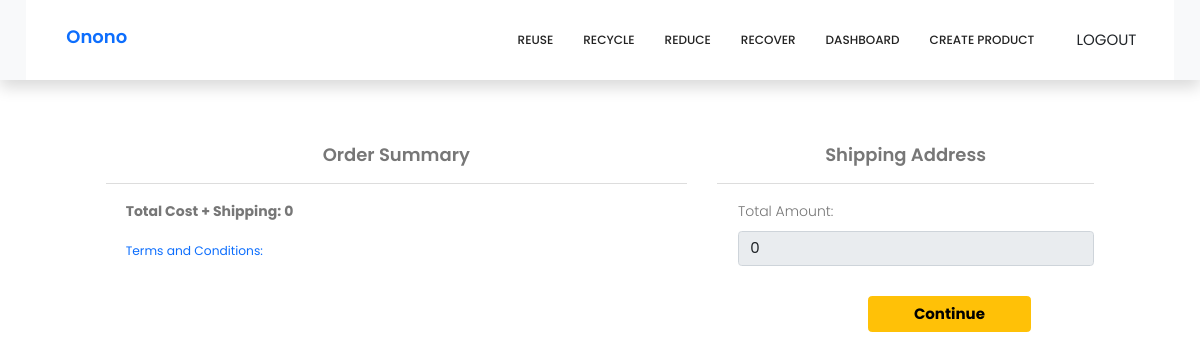
/checkout/ (signed in), run on an earlier commit of the app's database.
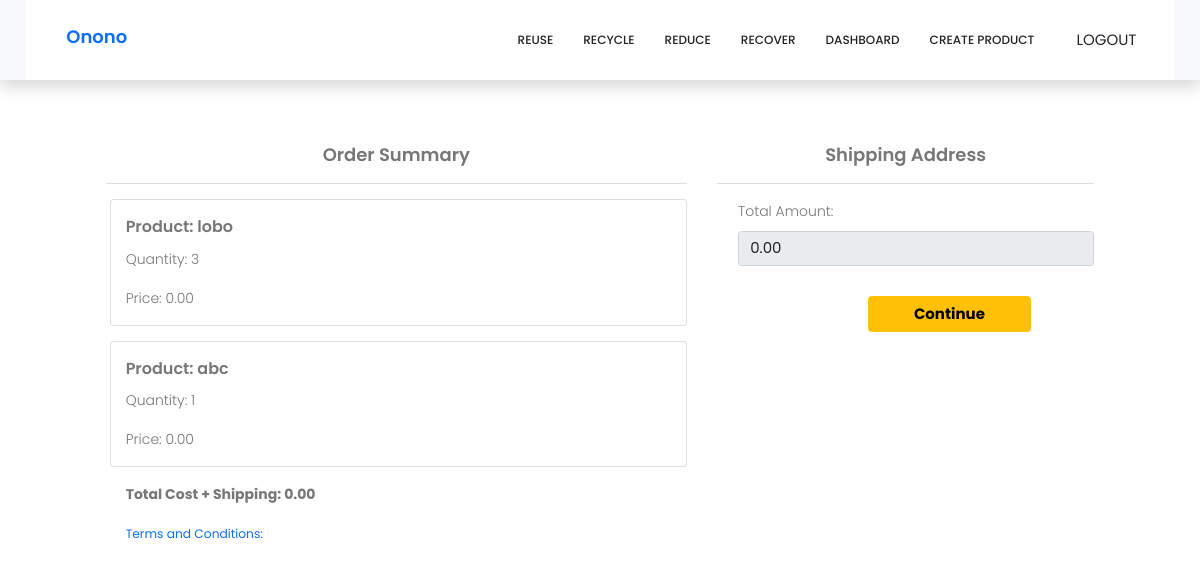
And on a later commit of the database.
### myapp/models.py (models this page shows, shortened)
class Cart(models.Model):
    user = models.ForeignKey(User, verbose_name=_("User"), on_delete=models.CASCADE)
    product = models.ForeignKey(ReuseProducts, verbose_name=_("Product"), on_delete=models.CASCADE)
    quantity = models.PositiveIntegerField(_("Quantity"), default=1)

class ReuseProducts(models.Model):
    user = models.ForeignKey(User, verbose_name=_("User"), on_delete=models.CASCADE)
    product_name = models.CharField(_("Product Name"), max_length=50)
    product = models.CharField(_("Product"), max_length=50)
    product_quantity = models.IntegerField(_("Quantity"), default=1)
    product_catagories = models.CharField(_("Catagories"), max_length=3, choices=CHOICES_FOR_PRODUCTS, default="RU")
    product_description = models.TextField(_("Description"), blank=False, max_length=100)
    product_condition = models.CharField(_("Condition"), max_length=50,choices=CODITIONS_PRODUCTS_REUSE, default="Good")
    product_image = models.ImageField(_("Image"), upload_to="product_images/", blank=False, null=False)
    product_address = models.TextField(_("Address"), max_length=50)
    product_price = models.DecimalField(_("Price"), max_digits=10, decimal_places=2, default=0)

### myapp/views.py (the view)
# urls.py: path("checkout/", views.Checkout.as_view(), name="checkout"),
class Checkout(View):
    def get(self, request):
        user = request.user
        add= Customer.objects.filter(user=user)
        cart_items = Cart.objects.filter(user=user)
        famount = 0
        for p in cart_items:
            value = p.quantity * p.product.product_price
            famount += value
        totalamount = famount + 0
        return render(request, "checkout.html", locals())

### myapp/templates/checkout.html (shortened to what this page needs)
{% extends "base.html" %}
{% load static %}
{% block main-content %}
<div class="row mt-md-5 justify-content-center">
    <div class="col-md-6 px-md-3">
        <h4 id = "head">Order Summary</h4>
        <hr>
        {% for item in cart_items %}
            <div id = "point" class="card mb-3">
                <div class="card-body">
                    <h5 class="card-title">Product: {{ item.product.product_name }}</h5>
                    <p class="card-text">Quantity: {{ item.quantity }}</p>
                    <p class="card-text">Price: {{ item.product.product_price }}</p>
                </div>
            </div>
        {% endfor %}
        <p id = "point2" class="fw-bold">Total Cost + Shipping: {{ totalamount }}</p>
        <small id = "point2"><a href="#">Terms and Conditions:</a></small>
    </div>
    <div class="col-md-4 px-md-3">
        <h4 id = "head" >Shipping Address</h4>
        <hr>
        <form method="post" id="myform">
            <div class="form-check mb-3">
                <label for="totalamount" class="form-label">Total Amount:</label>
                <input type="number" class="form-control" name="totalamount" id="totalamount" value="{{ totalamount }}" readonly>
            </div>
            <div class="text-md-end">
                <button id = "head2" type="submit" class="btn btn-warning mt-3 px-md-5 fw-bold">Continue</button>
            </div>
        </form>
    </div>
</div>
{% endblock main-content %}

What changed in the data, as far as the page shows it:
added Cart: product.product_name "lobo", quantity "3", product.product_price "0.00"
added Cart: product.product_name "abc", quantity "1", product.product_price "0.00"
Also different on the page:
{{ totalamount }}: "0" → "0.00"
form field totalamount: "0" → "0.00"
